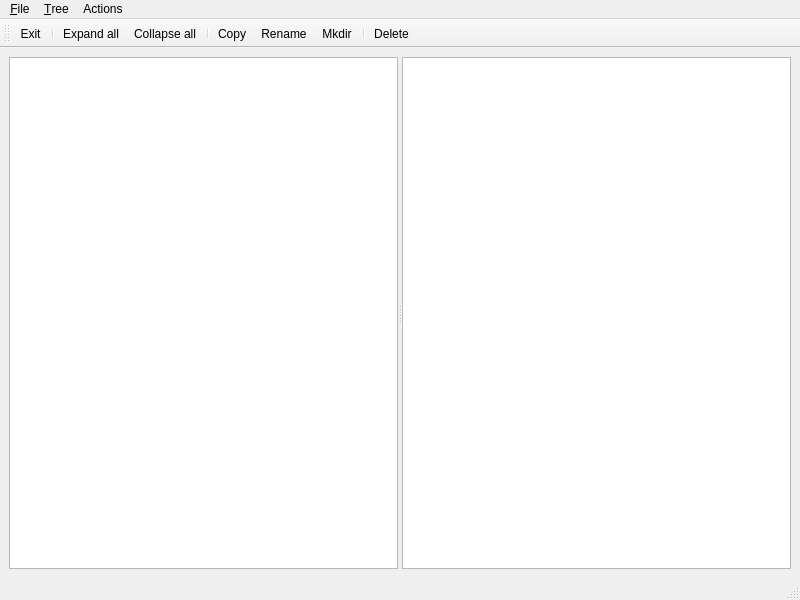
<?xml version="1.0" encoding="UTF-8"?>
<ui version="4.0">
 <class>MainWindow</class>
 <widget class="QMainWindow" name="MainWindow">
  <property name="geometry">
   <rect>
    <x>0</x>
    <y>0</y>
    <width>800</width>
    <height>600</height>
   </rect>
  </property>
  <property name="windowTitle">
   <string>MainWindow</string>
  </property>
  <widget class="QWidget" name="centralwidget">
   <layout class="QHBoxLayout" name="horizontalLayout">
    <item>
     <widget class="QSplitter" name="splitter">
      <property name="orientation">
       <enum>Qt::Horizontal</enum>
      </property>
      <widget class="QTreeView" name="treeLeft">
       <property name="selectionMode">
        <enum>QAbstractItemView::SingleSelection</enum>
       </property>
       <property name="iconSize">
        <size>
         <width>32</width>
         <height>32</height>
        </size>
       </property>
       <property name="sortingEnabled">
        <bool>true</bool>
       </property>
       <property name="animated">
        <bool>true</bool>
       </property>
       <property name="wordWrap">
        <bool>true</bool>
       </property>
      </widget>
      <widget class="QTreeView" name="treeRight">
       <property name="iconSize">
        <size>
         <width>32</width>
         <height>32</height>
        </size>
       </property>
       <property name="sortingEnabled">
        <bool>true</bool>
       </property>
       <property name="animated">
        <bool>true</bool>
       </property>
       <property name="wordWrap">
        <bool>true</bool>
       </property>
      </widget>
     </widget>
    </item>
   </layout>
  </widget>
  <widget class="QMenuBar" name="menubar">
   <property name="geometry">
    <rect>
     <x>0</x>
     <y>0</y>
     <width>800</width>
     <height>22</height>
    </rect>
   </property>
   <widget class="QMenu" name="menu_File">
    <property name="title">
     <string>&amp;File</string>
    </property>
    <addaction name="actionE_xit"/>
   </widget>
   <widget class="QMenu" name="menu_Tree">
    <property name="title">
     <string>&amp;Tree</string>
    </property>
    <addaction name="action_Expand_all"/>
    <addaction name="action_Collapse_all"/>
   </widget>
   <widget class="QMenu" name="menuActions">
    <property name="title">
     <string>Actions</string>
    </property>
    <addaction name="actionCopy_directory"/>
    <addaction name="actionRename"/>
    <addaction name="actionMkdir"/>
    <addaction name="actionDelete"/>
    <addaction name="separator"/>
   </widget>
   <addaction name="menu_File"/>
   <addaction name="menu_Tree"/>
   <addaction name="menuActions"/>
  </widget>
  <widget class="QStatusBar" name="statusbar"/>
  <widget class="QToolBar" name="toolBar">
   <property name="windowTitle">
    <string>toolBar</string>
   </property>
   <attribute name="toolBarArea">
    <enum>TopToolBarArea</enum>
   </attribute>
   <attribute name="toolBarBreak">
    <bool>false</bool>
   </attribute>
   <addaction name="actionE_xit"/>
   <addaction name="separator"/>
   <addaction name="action_Expand_all"/>
   <addaction name="action_Collapse_all"/>
   <addaction name="separator"/>
   <addaction name="actionCopy_directory"/>
   <addaction name="actionRename"/>
   <addaction name="actionMkdir"/>
   <addaction name="separator"/>
   <addaction name="actionDelete"/>
  </widget>
  <action name="actionE_xit">
   <property name="icon">
    <iconset resource="images.qrc">
     <normaloff>:/imgs/poweroff.png</normaloff>:/imgs/poweroff.png</iconset>
   </property>
   <property name="text">
    <string>E&amp;xit</string>
   </property>
  </action>
  <action name="action_Expand_all">
   <property name="icon">
    <iconset resource="images.qrc">
     <normaloff>:/imgs/expand.png</normaloff>:/imgs/expand.png</iconset>
   </property>
   <property name="text">
    <string>&amp;Expand all</string>
   </property>
  </action>
  <action name="action_Collapse_all">
   <property name="icon">
    <iconset resource="images.qrc">
     <normaloff>:/imgs/collapse.png</normaloff>:/imgs/collapse.png</iconset>
   </property>
   <property name="text">
    <string>&amp;Collapse all</string>
   </property>
  </action>
  <action name="actionCopy_directory">
   <property name="icon">
    <iconset resource="images.qrc">
     <normaloff>:/imgs/files.png</normaloff>:/imgs/files.png</iconset>
   </property>
   <property name="text">
    <string>Copy</string>
   </property>
   <property name="toolTip">
    <string>Copy (F5)</string>
   </property>
   <property name="shortcut">
    <string>F5</string>
   </property>
  </action>
  <action name="actionRename">
   <property name="icon">
    <iconset resource="images.qrc">
     <normaloff>:/imgs/edit.png</normaloff>:/imgs/edit.png</iconset>
   </property>
   <property name="text">
    <string>Rename</string>
   </property>
   <property name="toolTip">
    <string>Rename (F6)</string>
   </property>
   <property name="shortcut">
    <string>F6</string>
   </property>
  </action>
  <action name="actionDelete">
   <property name="icon">
    <iconset resource="images.qrc">
     <normaloff>:/imgs/folderrm.png</normaloff>:/imgs/folderrm.png</iconset>
   </property>
   <property name="text">
    <string>Delete</string>
   </property>
   <property name="toolTip">
    <string>Delete (Ctrl-Del)</string>
   </property>
   <property name="shortcut">
    <string>Ctrl+Del</string>
   </property>
  </action>
  <action name="actionMkdir">
   <property name="icon">
    <iconset resource="images.qrc">
     <normaloff>:/imgs/folder.png</normaloff>:/imgs/folder.png</iconset>
   </property>
   <property name="text">
    <string>Mkdir</string>
   </property>
   <property name="toolTip">
    <string>Make directory (F9)</string>
   </property>
   <property name="shortcut">
    <string>F9</string>
   </property>
  </action>
 </widget>
 <resources>
  <include location="images.qrc"/>
 </resources>
 <connections/>
</ui>
